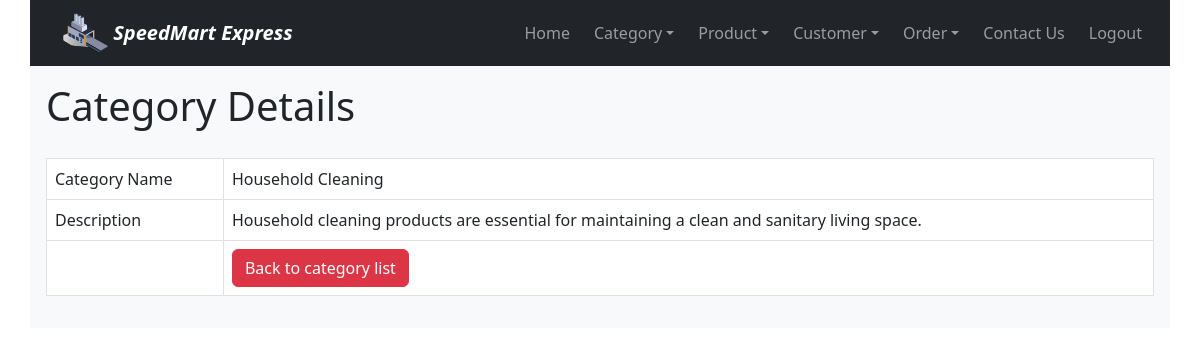
/category_read_one.php?id=5 (signed in), run on the app's committed database.
### tables this page shows
CREATE TABLE IF NOT EXISTS `categories` (
  `Category_ID` int NOT NULL AUTO_INCREMENT,
  `category_name` varchar(50) NOT NULL,
  `description` varchar(200) NOT NULL,
  PRIMARY KEY (`Category_ID`)
);

### category_read_one.php (the view, shortened to what this page needs)
<!DOCTYPE HTML>
<html>
<head>
    <link href="https://cdn.jsdelivr.net/npm/bootstrap@5.3.0/dist/css/bootstrap.min.css" rel="stylesheet">
</head>
<body>
    <div class="container p-0 bg-light">
        <?php
            include 'menu/nav.php';
        ?>
        <div class="page-header p-3 pb-1">
            <h1>Category Details</h1>
        </div>
        <?php
        $id=isset($_GET['id']) ? $_GET['id'] : die('ERROR: Record ID not found.');
        include 'config/database.php';
        try {
            $query = "SELECT Category_ID, category_name, description FROM categories WHERE Category_ID = :id ";
            $stmt = $con->prepare($query);
            $stmt->bindParam(":id", $id);
            $stmt->execute();
            $row = $stmt->fetch(PDO::FETCH_ASSOC);
            $name = $row['category_name'];
            $description = $row['description'];
        }
        catch(PDOException $exception){
            die('ERROR: ' . $exception->getMessage());
        }
        ?>
        <div class="p-3">
            <table class='table table-hover table-responsive table-bordered'>
                <tr>
                    <td>Category Name</td>
                    <td><?php echo htmlspecialchars($name, ENT_QUOTES);  ?></td>
                </tr>
                <tr>
                    <td>Description</td>
                    <td><?php echo htmlspecialchars($description, ENT_QUOTES);  ?></td>
                </tr>
                <tr>
                    <td></td>
                    <td>
                        <a href='category_read.php' class='btn btn-danger'>Back to category list</a>
                    </td>
                </tr>
            </table>
        </div>
    </div>
</body>
</html>

### data on the page
categories: category_name "Household Cleaning", description "Household cleaning products are essential for maintaining a clean and sanitary living space."
